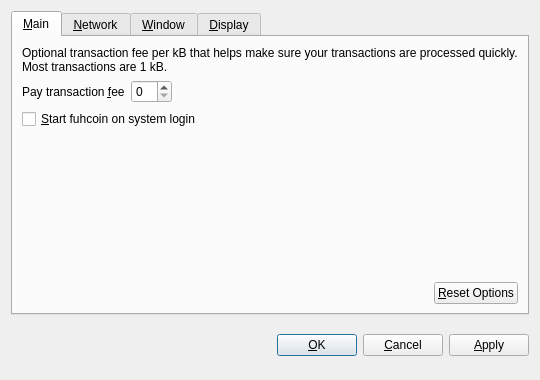
<?xml version="1.0" encoding="UTF-8"?>
<ui version="4.0">
 <class>OptionsDialog</class>
 <widget class="QDialog" name="OptionsDialog">
  <property name="geometry">
   <rect>
    <x>0</x>
    <y>0</y>
    <width>540</width>
    <height>380</height>
   </rect>
  </property>
  <property name="windowTitle">
   <string>Options</string>
  </property>
  <property name="modal">
   <bool>true</bool>
  </property>
  <layout class="QVBoxLayout" name="verticalLayout">
   <item>
    <widget class="QTabWidget" name="tabWidget">
     <property name="tabPosition">
      <enum>QTabWidget::North</enum>
     </property>
     <property name="currentIndex">
      <number>0</number>
     </property>
     <widget class="QWidget" name="tabMain">
      <attribute name="title">
       <string>&amp;Main</string>
      </attribute>
      <layout class="QVBoxLayout" name="verticalLayout_Main">
       <item>
        <widget class="QLabel" name="transactionFeeInfoLabel">
         <property name="text">
          <string>Optional transaction fee per kB that helps make sure your transactions are processed quickly. Most transactions are 1 kB.</string>
         </property>
         <property name="textFormat">
          <enum>Qt::PlainText</enum>
         </property>
         <property name="wordWrap">
          <bool>true</bool>
         </property>
        </widget>
       </item>
       <item>
        <layout class="QHBoxLayout" name="horizontalLayout_1_Main">
         <item>
          <widget class="QLabel" name="transactionFeeLabel">
           <property name="text">
            <string>Pay transaction &amp;fee</string>
           </property>
           <property name="textFormat">
            <enum>Qt::PlainText</enum>
           </property>
           <property name="buddy">
            <cstring>transactionFee</cstring>
           </property>
          </widget>
         </item>
         <item>
          <widget class="BitcoinAmountField" name="transactionFee"/>
         </item>
         <item>
          <spacer name="horizontalSpacer_1_Main">
           <property name="orientation">
            <enum>Qt::Horizontal</enum>
           </property>
           <property name="sizeHint" stdset="0">
            <size>
             <width>40</width>
             <height>20</height>
            </size>
           </property>
          </spacer>
         </item>
        </layout>
       </item>
       <item>
        <widget class="QCheckBox" name="bitcoinAtStartup">
         <property name="toolTip">
          <string>Automatically start fuhcoin after logging in to the system.</string>
         </property>
         <property name="text">
          <string>&amp;Start fuhcoin on system login</string>
         </property>
        </widget>
       </item>
       <item>
        <spacer name="verticalSpacer_Main">
         <property name="orientation">
          <enum>Qt::Vertical</enum>
         </property>
         <property name="sizeHint" stdset="0">
          <size>
           <width>20</width>
           <height>40</height>
          </size>
         </property>
        </spacer>
       </item>
       <item>
        <layout class="QHBoxLayout" name="horizontalLayout_2_Main">
         <item>
          <spacer name="horizontalSpacer_2_Main">
           <property name="orientation">
            <enum>Qt::Horizontal</enum>
           </property>
           <property name="sizeHint" stdset="0">
            <size>
             <width>40</width>
             <height>20</height>
            </size>
           </property>
          </spacer>
         </item>
         <item>
          <widget class="QPushButton" name="resetButton">
           <property name="toolTip">
            <string>Reset all client options to default.</string>
           </property>
           <property name="text">
            <string>&amp;Reset Options</string>
           </property>
           <property name="autoDefault">
            <bool>false</bool>
           </property>
          </widget>
         </item>
        </layout>
       </item>
      </layout>
     </widget>
     <widget class="QWidget" name="tabNetwork">
      <attribute name="title">
       <string>&amp;Network</string>
      </attribute>
      <layout class="QVBoxLayout" name="verticalLayout_Network">
       <item>
        <widget class="QCheckBox" name="mapPortUpnp">
         <property name="toolTip">
          <string>Automatically open the fuhcoin client port on the router. This only works when your router supports UPnP and it is enabled.</string>
         </property>
         <property name="text">
          <string>Map port using &amp;UPnP</string>
         </property>
        </widget>
       </item>
       <item>
        <widget class="QCheckBox" name="connectSocks">
         <property name="toolTip">
          <string>Connect to the fuhcoin network through a SOCKS proxy (e.g. when connecting through Tor).</string>
         </property>
         <property name="text">
          <string>&amp;Connect through SOCKS proxy:</string>
         </property>
        </widget>
       </item>
       <item>
        <layout class="QHBoxLayout" name="horizontalLayout_Network">
         <item>
          <widget class="QLabel" name="proxyIpLabel">
           <property name="text">
            <string>Proxy &amp;IP:</string>
           </property>
           <property name="textFormat">
            <enum>Qt::PlainText</enum>
           </property>
           <property name="buddy">
            <cstring>proxyIp</cstring>
           </property>
          </widget>
         </item>
         <item>
          <widget class="QValidatedLineEdit" name="proxyIp">
           <property name="maximumSize">
            <size>
             <width>140</width>
             <height>16777215</height>
            </size>
           </property>
           <property name="toolTip">
            <string>IP address of the proxy (e.g. 127.0.0.1)</string>
           </property>
          </widget>
         </item>
         <item>
          <widget class="QLabel" name="proxyPortLabel">
           <property name="text">
            <string>&amp;Port:</string>
           </property>
           <property name="textFormat">
            <enum>Qt::PlainText</enum>
           </property>
           <property name="buddy">
            <cstring>proxyPort</cstring>
           </property>
          </widget>
         </item>
         <item>
          <widget class="QLineEdit" name="proxyPort">
           <property name="maximumSize">
            <size>
             <width>55</width>
             <height>16777215</height>
            </size>
           </property>
           <property name="toolTip">
            <string>Port of the proxy (e.g. 9050)</string>
           </property>
          </widget>
         </item>
         <item>
          <widget class="QLabel" name="socksVersionLabel">
           <property name="text">
            <string>SOCKS &amp;Version:</string>
           </property>
           <property name="textFormat">
            <enum>Qt::PlainText</enum>
           </property>
           <property name="buddy">
            <cstring>socksVersion</cstring>
           </property>
          </widget>
         </item>
         <item>
          <widget class="QValueComboBox" name="socksVersion">
           <property name="toolTip">
            <string>SOCKS version of the proxy (e.g. 5)</string>
           </property>
          </widget>
         </item>
         <item>
          <spacer name="horizontalSpacer_Network">
           <property name="orientation">
            <enum>Qt::Horizontal</enum>
           </property>
           <property name="sizeHint" stdset="0">
            <size>
             <width>40</width>
             <height>20</height>
            </size>
           </property>
          </spacer>
         </item>
        </layout>
       </item>
       <item>
        <spacer name="verticalSpacer_Network">
         <property name="orientation">
          <enum>Qt::Vertical</enum>
         </property>
         <property name="sizeHint" stdset="0">
          <size>
           <width>20</width>
           <height>40</height>
          </size>
         </property>
        </spacer>
       </item>
      </layout>
     </widget>
     <widget class="QWidget" name="tabWindow">
      <attribute name="title">
       <string>&amp;Window</string>
      </attribute>
      <layout class="QVBoxLayout" name="verticalLayout_Window">
       <item>
        <widget class="QCheckBox" name="minimizeToTray">
         <property name="toolTip">
          <string>Show only a tray icon after minimizing the window.</string>
         </property>
         <property name="text">
          <string>&amp;Minimize to the tray instead of the taskbar</string>
         </property>
        </widget>
       </item>
       <item>
        <widget class="QCheckBox" name="minimizeOnClose">
         <property name="toolTip">
          <string>Minimize instead of exit the application when the window is closed. When this option is enabled, the application will be closed only after selecting Quit in the menu.</string>
         </property>
         <property name="text">
          <string>M&amp;inimize on close</string>
         </property>
        </widget>
       </item>
       <item>
        <spacer name="verticalSpacer_Window">
         <property name="orientation">
          <enum>Qt::Vertical</enum>
         </property>
         <property name="sizeHint" stdset="0">
          <size>
           <width>20</width>
           <height>40</height>
          </size>
         </property>
        </spacer>
       </item>
      </layout>
     </widget>
     <widget class="QWidget" name="tabDisplay">
      <attribute name="title">
       <string>&amp;Display</string>
      </attribute>
      <layout class="QVBoxLayout" name="verticalLayout_Display">
       <item>
        <layout class="QHBoxLayout" name="horizontalLayout_1_Display">
         <item>
          <widget class="QLabel" name="langLabel">
           <property name="text">
            <string>User Interface &amp;language:</string>
           </property>
           <property name="textFormat">
            <enum>Qt::PlainText</enum>
           </property>
           <property name="buddy">
            <cstring>lang</cstring>
           </property>
          </widget>
         </item>
         <item>
          <widget class="QValueComboBox" name="lang">
           <property name="toolTip">
            <string>The user interface language can be set here. This setting will take effect after restarting fuhcoin.</string>
           </property>
          </widget>
         </item>
        </layout>
       </item>
       <item>
        <layout class="QHBoxLayout" name="horizontalLayout_2_Display">
         <item>
          <widget class="QLabel" name="unitLabel">
           <property name="text">
            <string>&amp;Unit to show amounts in:</string>
           </property>
           <property name="textFormat">
            <enum>Qt::PlainText</enum>
           </property>
           <property name="buddy">
            <cstring>unit</cstring>
           </property>
          </widget>
         </item>
         <item>
          <widget class="QValueComboBox" name="unit">
           <property name="toolTip">
            <string>Choose the default subdivision unit to show in the interface and when sending coins.</string>
           </property>
          </widget>
         </item>
        </layout>
       </item>
       <item>
        <widget class="QCheckBox" name="displayAddresses">
         <property name="toolTip">
          <string>Whether to show fuhcoin addresses in the transaction list or not.</string>
         </property>
         <property name="text">
          <string>&amp;Display addresses in transaction list</string>
         </property>
        </widget>
       </item>
       <item>
        <spacer name="verticalSpacer_Display">
         <property name="orientation">
          <enum>Qt::Vertical</enum>
         </property>
         <property name="sizeHint" stdset="0">
          <size>
           <width>20</width>
           <height>40</height>
          </size>
         </property>
        </spacer>
       </item>
      </layout>
     </widget>
    </widget>
   </item>
   <item>
    <layout class="QHBoxLayout" name="horizontalLayout_Buttons">
     <item>
      <spacer name="horizontalSpacer_1">
       <property name="orientation">
        <enum>Qt::Horizontal</enum>
       </property>
       <property name="sizeHint" stdset="0">
        <size>
         <width>40</width>
         <height>48</height>
        </size>
       </property>
      </spacer>
     </item>
     <item>
      <widget class="QLabel" name="statusLabel">
       <property name="font">
        <font>
         <weight>75</weight>
         <bold>true</bold>
        </font>
       </property>
       <property name="text">
        <string/>
       </property>
       <property name="textFormat">
        <enum>Qt::PlainText</enum>
       </property>
       <property name="wordWrap">
        <bool>true</bool>
       </property>
      </widget>
     </item>
     <item>
      <spacer name="horizontalSpacer_2">
       <property name="orientation">
        <enum>Qt::Horizontal</enum>
       </property>
       <property name="sizeHint" stdset="0">
        <size>
         <width>40</width>
         <height>48</height>
        </size>
       </property>
      </spacer>
     </item>
     <item>
      <widget class="QPushButton" name="okButton">
       <property name="text">
        <string>&amp;OK</string>
       </property>
      </widget>
     </item>
     <item>
      <widget class="QPushButton" name="cancelButton">
       <property name="text">
        <string>&amp;Cancel</string>
       </property>
       <property name="autoDefault">
        <bool>false</bool>
       </property>
      </widget>
     </item>
     <item>
      <widget class="QPushButton" name="applyButton">
       <property name="text">
        <string>&amp;Apply</string>
       </property>
       <property name="autoDefault">
        <bool>false</bool>
       </property>
      </widget>
     </item>
    </layout>
   </item>
  </layout>
 </widget>
 <customwidgets>
  <customwidget>
   <class>BitcoinAmountField</class>
   <extends>QSpinBox</extends>
   <header>bitcoinamountfield.h</header>
  </customwidget>
  <customwidget>
   <class>QValueComboBox</class>
   <extends>QComboBox</extends>
   <header>qvaluecombobox.h</header>
  </customwidget>
  <customwidget>
   <class>QValidatedLineEdit</class>
   <extends>QLineEdit</extends>
   <header>qvalidatedlineedit.h</header>
  </customwidget>
 </customwidgets>
 <resources/>
 <connections/>
</ui>
